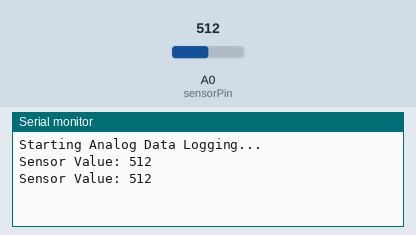
Recording of a sketch running on a simulated Arduino Uno, built with avr-gcc and run on an emulated ATmega328P. Shown: the last lines printed to the serial monitor. The inputs (shaded band) are chosen by the test bench; at power-on: A0 (sensorPin) = 512.

Above: at 1.8 s.
1.9 s: A0 (sensorPin) set to 716
At 2.6 s:
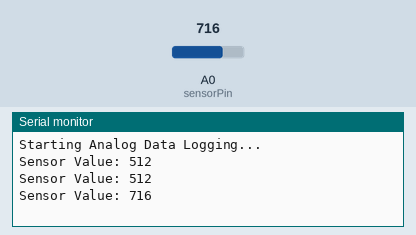
3.4 s: A0 (sensorPin) set to 900
At 4.8 s:
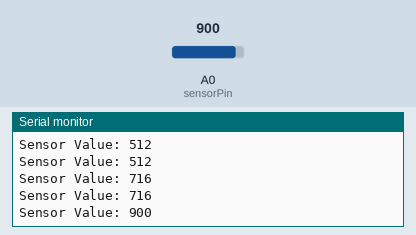
Timing chart, 0 to 6.4 s (numbered marks = the images above; inputs shaded):
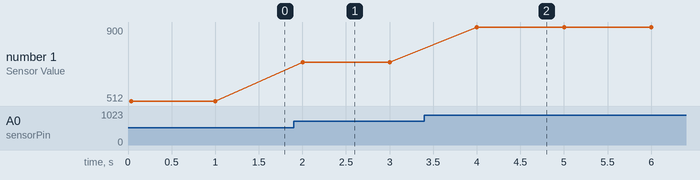

The sketch:

9.ino
```cpp
// Define the analog sensor pin
const int sensorPin = A0; // Analog pin A0

void setup() {
  // Initialize Serial communication at 9600 baud rate
  Serial.begin(9600);
  Serial.println("Starting Analog Data Logging...");
}

void loop() {
  // Read the analog value from the sensor
  int sensorValue = analogRead(sensorPin);

  // Print the sensor value to the Serial Monitor
  Serial.print("Sensor Value: ");
  Serial.println(sensorValue);

  // Delay to avoid flooding the Serial Monitor
  delay(1000); // 1 second delay
}
```

Measured:
- after the input at 1.9 s, the serial monitor: prints a new line after 0.10 s (image 1)
- after the input at 3.4 s, the serial monitor: prints a new line after 0.60 s (image 2)
- plotted number 1: 512 → 716 after the input at 1.9 s, 716 → 900 after the input at 3.4 s
